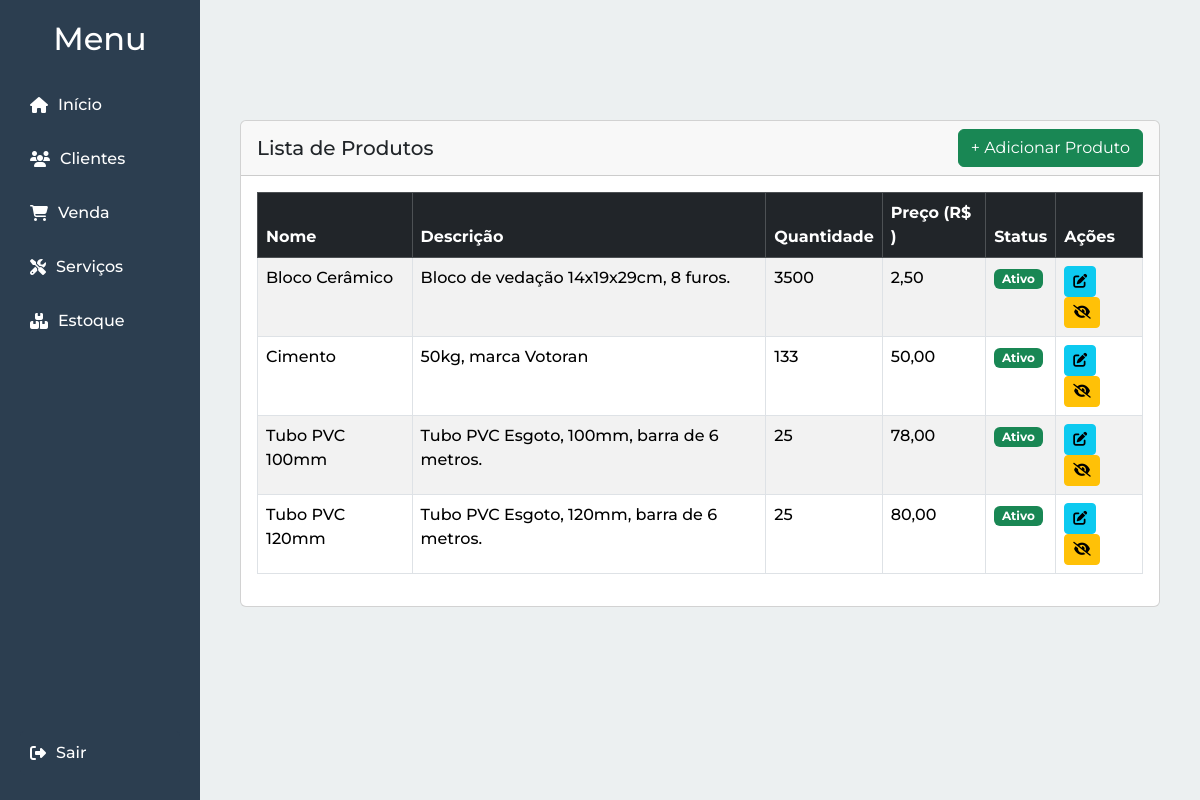
The app's page /estoque.php (signed in) with its own data.
### tables this page shows
CREATE TABLE `produtos` (
  `id` int(11) NOT NULL,
  `operator_id` int(11) DEFAULT NULL,
  `nome` varchar(100) NOT NULL,
  `descricao` text DEFAULT NULL,
  `quantidade` int(11) NOT NULL DEFAULT 0,
  `preco` decimal(10,2) NOT NULL,
  `user_id` int(11) NOT NULL,
  `ativo` tinyint(1) NOT NULL DEFAULT 1 COMMENT '1 para ativo, 0 para inativo'
);

### public/estoque.php (the view, shortened to what this page needs)
<?php
$db = (new Database())->getConnection();
$stmt = $db->prepare("SELECT id, nome, descricao, quantidade, preco, ativo FROM produtos WHERE user_id = ? ORDER BY nome ASC");
$stmt->execute([$_SESSION['user_id']]);
?>
<!DOCTYPE html>
<html lang="pt-BR">
<head>
    <link rel="stylesheet" href="https://cdnjs.cloudflare.com/ajax/libs/font-awesome/6.5.0/css/all.min.css">
    <link href="https://cdn.jsdelivr.net/npm/bootstrap@5.3.2/dist/css/bootstrap.min.css" rel="stylesheet">
    <link rel="stylesheet" type="text/css" href="../assets/css/style.css" />
</head><body class="estoque-page">
<div class="sidebar-dashboard">
    <h2>Menu</h2>
    <a href="dashboard.php"><i class="fas fa-home"></i> Início</a>
    <a href="clientes.php"><i class="fas fa-users"></i> Clientes</a>
    <a href="vendas.php"><i class="fas fa-shopping-cart"></i> Venda</a>
    <a href="servicos.php"><i class="fas fa-tools"></i> Serviços</a>
    <a href="estoque.php" class="active"><i class="fas fa-boxes"></i> Estoque</a>
    <div class="sidebar-logout">
        <a href="logout.php" class="btn-logout-dashboard"><i class="fas fa-sign-out-alt"></i> Sair</a>
    </div>
</div>
<div class="main-dashboard">
    <div class="container" style="margin-top: 60px; padding-bottom: 20px;">
        <div class="card">
            <div class="card-header d-flex justify-content-between align-items-center">
                <h5 class="mb-0">Lista de Produtos</h5>
                <a href="add_product.php" class="btn btn-success">+ Adicionar Produto</a>
            </div>
            <div class="card-body">
                <div class="table-responsive">
                    <table class="table table-bordered table-hover table-striped">
                        <thead class="table-dark">
                            <tr>
                                <th>Nome</th>
                                <th>Descrição</th>
                                <th>Quantidade</th>
                                <th>Preço (R$ )</th>
                                <th>Status</th>
                                <th>Ações</th>
                            </tr>
                        </thead>
                        <tbody>
                            <?php while($row = $stmt->fetch(PDO::FETCH_ASSOC)): ?>
                                <tr class="<?= $row['ativo'] ? '' : 'produto-inativo' ?>">
                                    <td><?= htmlspecialchars($row['nome']) ?></td>
                                    <td><?= htmlspecialchars($row['descricao']) ?></td>
                                    <td><?= $row['quantidade'] ?></td>
                                    <td><?= number_format($row['preco'], 2, ',', '.') ?></td>
                                    <td>
                                        <?php if ($row['ativo']): ?>
                                            <span class="badge bg-success">Ativo</span>
                                        <?php else: ?>
                                            <span class="badge bg-danger">Inativo</span>
                                        <?php endif; ?>
                                    </td>
                                    <td>
                                        <a href="update_stock.php?id=<?= $row['id'] ?>" class="btn btn-sm btn-info" title="Editar/Atualizar"><i class="fas fa-edit"></i></a>
                                        <?php if ($row['ativo']): ?>
                                            <a href="delete_product.php?id=<?= $row['id'] ?>" class="btn btn-sm btn-warning" title="Desativar" onclick="return confirm('Tem certeza que deseja desativar este produto?');"><i class="fas fa-eye-slash"></i></a>
                                        <?php else: ?>
                                            <a href="reactivate_product.php?id=<?= $row['id'] ?>" class="btn btn-sm btn-success" title="Reativar" onclick="return confirm('Tem certeza que deseja reativar este produto?');"><i class="fas fa-eye"></i></a>
                                        <?php endif; ?>
                                    </td>
                                </tr>
                            <?php endwhile; ?>
                        </tbody>
                    </table>
                </div>
            </div>
        </div>
    </div>
</div>
</body>
</html>

### assets/css/style.css (style rules this page uses)
* { margin: 0; padding: 0; box-sizing: border-box; }
body { font-family: 'Montserrat', sans-serif !important; font-weight: 500 !important; }
.dashboard-page, .vendas-page, .estoque-page, .clientes-page, .adcprod-page, .attestoq-page { display: flex; height: 100vh; }
.sidebar-dashboard { width: 200px; background: #2c3e50; color: #fff; display: flex; flex-direction: column; padding: 20px; height: 100vh; position: fixed; top: 0; left: 0; }
.sidebar-dashboard h2 { margin-bottom: 20px; text-align: center; }
.sidebar-dashboard a { color: #fff; text-decoration: none; padding: 10px; margin: 5px 0; border-radius: 5px; display: flex; align-items: center; gap: 10px; transition: background 0.3s; }
.sidebar-logout { margin-top: auto; display: flex; flex-direction: column; gap: 10px; }
.btn-logout-dashboard { background-color: #2c3e50; color: #fff; border: none; padding: 8px 15px; border-radius: 20px; cursor: pointer; display: flex; align-items: center; gap: 5px; text-decoration: none; transition: background 0.3s; }
.main-dashboard { margin-left: 200px; flex: 1; background: #ecf0f1; padding: 20px; overflow-y: auto; height: 100vh; max-width: calc(100vw - 200px); overflow-x: hidden; }
.vendas-page .container, .estoque-page .container { margin-left: 200px !important; max-width: calc(100vw - 200px); }
body.estoque-page { display: block !important; }
.estoque-page .main-dashboard { margin-left: 200px; padding: 40px 20px; }
.estoque-page .container { margin-left: 0 !important; max-width: 100%; padding: 20px; }
.main-dashboard { margin-left: 200px; background: #ecf0f1; padding: 30px; min-height: 100vh; overflow-x: hidden; }

### records on screen
produtos: nome "Bloco Cerâmico", descricao "Bloco de vedação 14x19x29cm, 8 furos.", quantidade "3500", preco "2,50", ativo "Ativo"
produtos: nome "Cimento", descricao "50kg, marca Votoran", quantidade "133", preco "50,00", ativo "Ativo"
produtos: nome "Tubo PVC 100mm", descricao "Tubo PVC Esgoto, 100mm, barra de 6 metros.", quantidade "25", preco "78,00", ativo "Ativo"
produtos: nome "Tubo PVC 120mm", descricao "Tubo PVC Esgoto, 120mm, barra de 6 metros.", quantidade "25", preco "80,00", ativo "Ativo"
